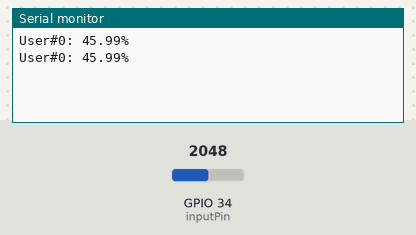
The sketch below on a simulated ESP32. On the bench: the last lines printed to the serial monitor. The test bench sets the inputs (shaded band); at power-on: GPIO 34 (inputPin) = 2048.

Above: at 5.8 s.
5.9 s: GPIO 34 (inputPin) set to 2866
At 10.3 s:
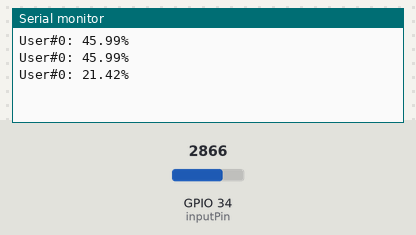
11.9 s: GPIO 34 (inputPin) set to 3603
At 15.4 s:
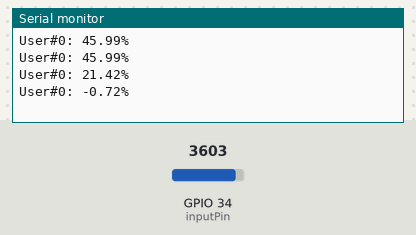
Timing chart, 0 to 16.9 s (numbered marks = the images above; inputs shaded):
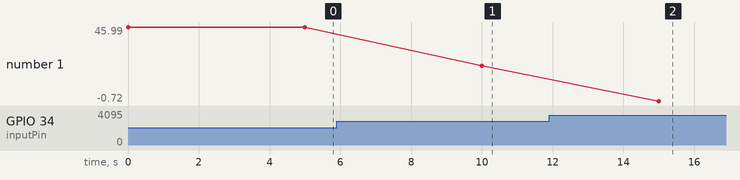

Measured:
- after the input at 5.9 s, the serial monitor: prints a new line after 4.1 s (image 1)
- after the input at 11.9 s, the serial monitor: prints a new line after 3.1 s (image 2)
- plotted number 1: 45.99 → 21.42 after the input at 5.9 s, 21.42 → -0.72 after the input at 11.9 s

The sketch:

slave0.ino
```cpp
#define Sender_Txd_pin 17
#define Sender_Rxd_pin 16

HardwareSerial Receiver(1);

const int inputPin = 34;    // GPIO Pin
const int AirValue = 3579;   //Need change for callibration for air
const int WaterValue = 250;  //Need change for callibration for water
float soilPercentage = 0;
float soilMoistureValue = 0;

void setup() {
  Serial.begin(9600);
  Receiver.begin(9600, SERIAL_8N1, Sender_Rxd_pin, Sender_Txd_pin);
}

void loop() {
  soilMoistureValue = analogRead(inputPin);
  soilPercentage = ((((AirValue - WaterValue) - (soilMoistureValue - WaterValue)) /(AirValue - WaterValue)) * 100);
  Serial.println("User#0: " + String(soilPercentage) + "%");
  Receiver.print("User#0: " + String(soilPercentage) + "%$");
  delay(5000);
}
```
